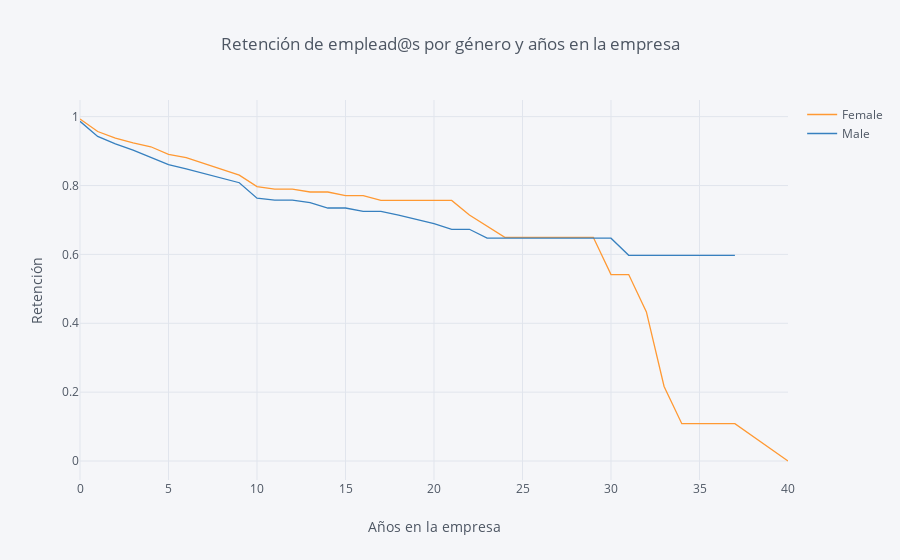

Notebook code cell kept with this figure:
### Markdown cell above
## 2. Compare the plot above with one that plots employee retention rates by gender over the number of years the employee has been working for the company.

### Code cell
rates = survival(data, 'Gender', 'YearsAtCompany', 'Attrition')
rates.iplot(kind='line', xTitle= 'Años en la empresa', yTitle='Retención', title='Retención de emplead@s por género y años en la empresa')

### Figure 1 — Plotly figure (JSON) as saved in the notebook; plotly's stock layout.template omitted (floating-point values rounded to 4 significant figures)
{"data": [{"line": {"color": "rgba(255, 153, 51, 1.0)", "dash": "solid", "shape": "linear", "width": 1.3}, "mode": "lines", "name": "Female", "text": "", "type": "scatter", "uid": "598b578a-6ab0-4dcd-930a-b4391b8ab18b", "x": [0, 1, 2, 3, 4, 5, 6, 7, 8, 9, 10, 11, 12, 13, 14, 15, 16, 17, 18, 19, 20, 21, 22, 23, 24, 25, 26, 27, 29, 30, 31, 32, 33, 34, 36, 37, 40], "y": [0.9932, 0.9568, 0.938, 0.9239, 0.9126, 0.8906, 0.8813, 0.8642, 0.8487, 0.8303, 0.7969, 0.7898, 0.7898, 0.7812, 0.7812, 0.7704, 0.7704, 0.7566, 0.7566, 0.7566, 0.7566, 0.7566, 0.7146, 0.6821, 0.6496, 0.6496, 0.6496, 0.6496, 0.6496, 0.5414, 0.5414, 0.4331, 0.2165, 0.1083, 0.1083, 0.1083, 0]}, {"line": {"color": "rgba(55, 128, 191, 1.0)", "dash": "solid", "shape": "linear", "width": 1.3}, "mode": "lines", "name": "Male", "text": "", "type": "scatter", "uid": "bfd84b5e-b482-4683-97b2-a6c73757a265", "x": [0, 1, 2, 3, 4, 5, 6, 7, 8, 9, 10, 11, 12, 13, 14, 15, 16, 17, 18, 19, 20, 21, 22, 23, 24, 25, 26, 27, 29, 30, 31, 32, 33, 34, 36, 37, 40], "y": [0.9864, 0.9425, 0.921, 0.9029, 0.8815, 0.861, 0.8483, 0.8342, 0.8206, 0.8081, 0.7634, 0.7577, 0.7577, 0.7506, 0.7347, 0.7347, 0.725, 0.725, 0.714, 0.7021, 0.6894, 0.6729, 0.6729, 0.6471, 0.6471, 0.6471, 0.6471, 0.6471, 0.6471, 0.6471, 0.5973, 0.5973, 0.5973, 0.5973, 0.5973, 0.5973, ""]}], "layout": {"legend": {"bgcolor": "#F5F6F9", "font": {"color": "#4D5663"}}, "paper_bgcolor": "#F5F6F9", "plot_bgcolor": "#F5F6F9", "title": {"font": {"color": "#4D5663"}, "text": "Retención de emplead@s por género y años en la empresa"}, "xaxis": {"gridcolor": "#E1E5ED", "showgrid": true, "tickfont": {"color": "#4D5663"}, "title": {"font": {"color": "#4D5663"}, "text": "Años en la empresa"}, "zerolinecolor": "#E1E5ED"}, "yaxis": {"gridcolor": "#E1E5ED", "showgrid": true, "tickfont": {"color": "#4D5663"}, "title": {"font": {"color": "#4D5663"}, "text": "Retención"}, "zerolinecolor": "#E1E5ED"}}}
